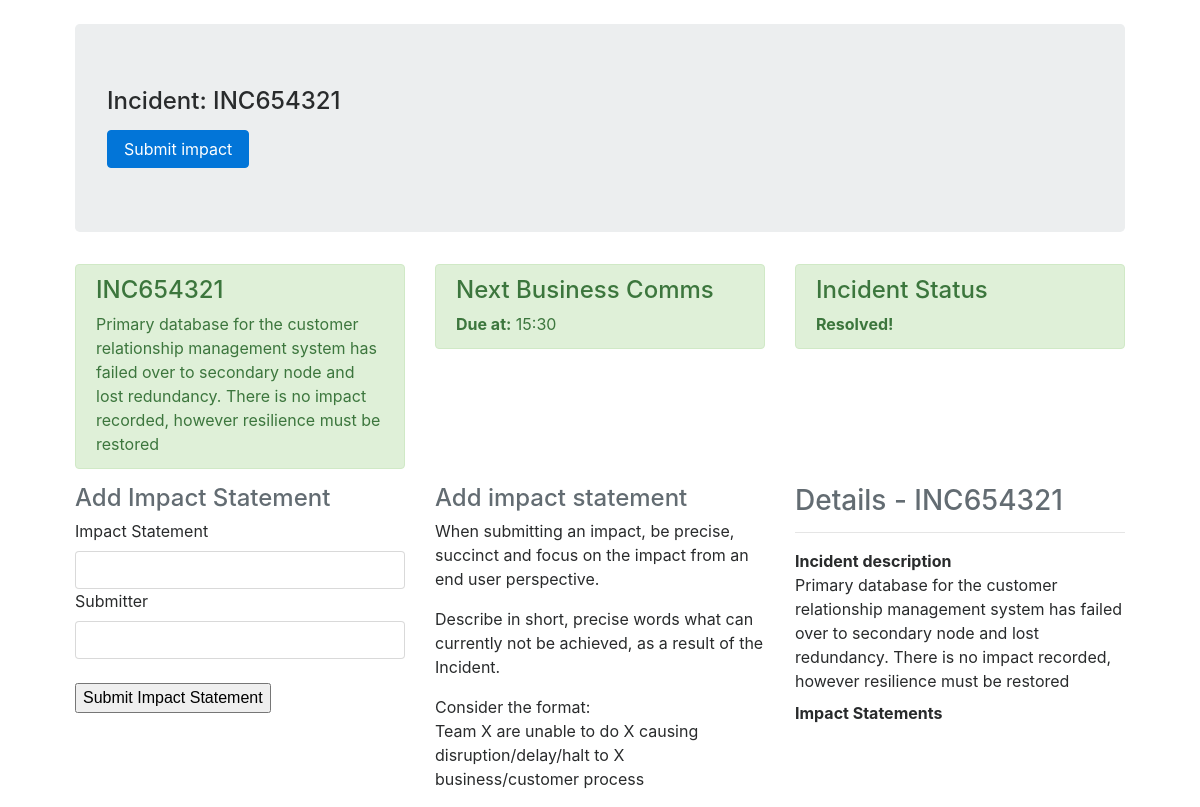
The app's page /submitimpact/INC654321, older data.
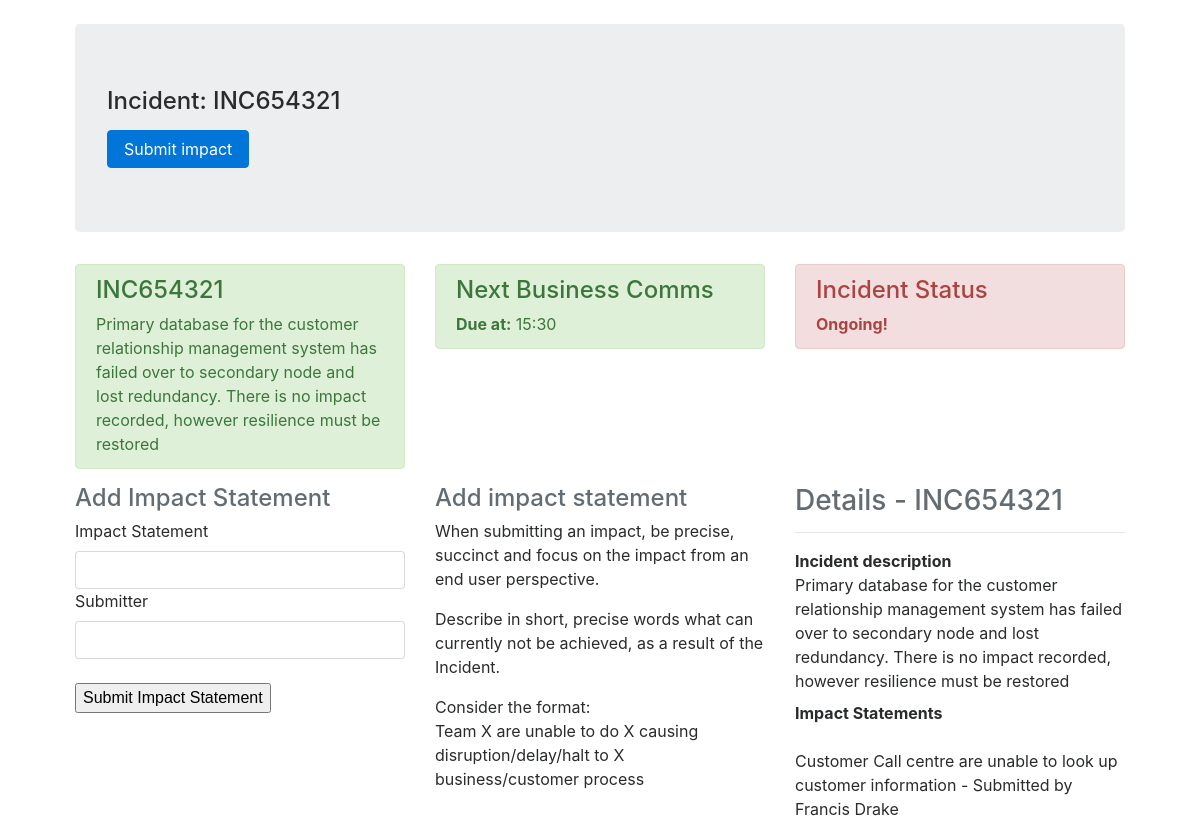
The same page, newer data.
### models.py (models this page shows)
class ImpactStatement(db.Model):
    id = db.Column(db.Integer, primary_key=True)
    incident_no = db.Column(db.String(32), db.ForeignKey('incident.incident_no'), index=True)
    body = db.Column(db.String(512))
    submitter = db.Column(db.String(32), index=True)

### simaritan/routes.py (the view)
@app.route('/submitimpact/<incident>', methods=['GET', 'POST'])
def submitimpact(incident):
    form = ImpactStatementForm()
    inc = Incident.query.filter_by(incident_no=incident).first()
    impacts = ImpactStatement.query.filter_by(incident_no=incident).all()
    if form.validate_on_submit():
        sttmnt = ImpactStatement(incident_no=inc.incident_no, body=form.statement.data, submitter=form.submitter.data)
        event = Event(body=form.statement.data, assignee=form.submitter.data, activity='Impact added',
                      incident_no=inc.incident_no)
        db.session.add(sttmnt)
        db.session.add(event)
        db.session.commit()
        flash('Statement added: {} by {}'.format(
            form.statement.data, form.submitter.data
        ))
        impacts = ImpactStatement.query.filter_by(incident_no=incident).all()
        return render_template('submitImpact.html', title='Submit Impact Statement for {}'.format(inc.incident_no),
                               impacts=impacts, inc=inc, impactf=form)
    else:
        return render_template('submitImpact.html', title='Submit Impact Statement for {}'.format(inc.incident_no),
                               impacts=impacts, inc=inc, impactf=form)

### simaritan/forms.py
class ImpactStatementForm(FlaskForm):
    statement = StringField('Impact Statement', validators=[DataRequired()])
    submitter = StringField('Submitter', validators=[DataRequired()])
    submit = SubmitField('Submit Impact Statement')

### simaritan/templates/submitImpact.html
{% extends "base.html" %}
{% block body %}
		<div class="row">
			<div class="col-md-12">
				<div class="row">
					{% include "components/header-row.html" %}
				</div>
				<div class="row">
					<div class="col-md-4">
						{% include "forms/addImpact.html" %}
					</div>
					<div class="col-md-4">
						<h4 class="text-left text-muted">
							Add impact statement
						</h4>
						<p>When submitting an impact, be precise, succinct and focus on the impact
						from an end user perspective.</p>
						<p>Describe in short, precise words what can currently not be achieved, as a
						result of the Incident.</p>
						<p>Consider the format: <br />
						Team X are unable to do X causing disruption/delay/halt to X business/customer process</p>
					</div>
					<div class="col-md-4">
						{% include "components/incdetails.html" %}
					</div>
				</div>
			</div>
		</div>
	</div>
{% endblock %}

### simaritan/templates/components/header-row.html
<div class="col-md-4">
	<div class="alert alert-success alert-dismissable">
		<h4>
			{{inc.incident_no}}
		</h4> {{inc.description}}
	</div>
</div>
<div class="col-md-4">
	<div class="alert alert-success alert-dismissable">
		<h4>
			Next Business Comms
		</h4> <strong>Due at:</strong> 15:30
	</div>
</div>
<div class="col-md-4">
	{% if inc.status == 'open' %}
	<div class="alert alert-success alert-danger">
		<h4>
			Incident Status
		</h4> <strong>Ongoing!</strong>
	</div>
	{% else %}
		<div class="alert alert-success alert-dismissable">
		<h4>
			Incident Status
		</h4> <strong>Resolved!</strong>
	</div>
	{% endif %}
</div>

### simaritan/templates/components/incdetails.html
<h3 class="text-left text-muted">
	Details - {{ inc.incident_no }}
</h3>
<hr />
<dl>
	<dt>
		Incident description
	</dt>
	<dd>
		{{ inc.description }}
	</dd>
	<dt>
		Impact Statements
	</dt>
	{% for statement in impacts %}
	<dd><br />
		{{ statement.body }} - Submitted by {{statement.submitter }}
	</dd>
	{% endfor %}
</dl>

Row changes from the older to the newer data that the page shows:
changed Incident "INC654321": status "Open" → "open" (drawn)
added ImpactStatement: body "Customer Call centre are unable to look up customer information", submitter "Francis Drake"
Text that changed along with them:
text no longer shown: "Resolved!"
text now shown: "Ongoing!"
